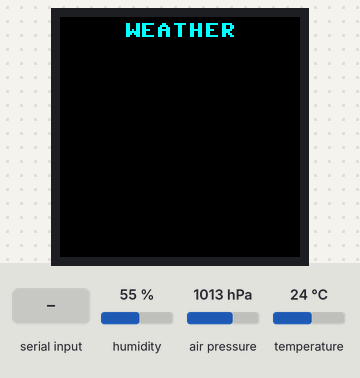
A program run on a simulated ESP32 board running MicroPython. Shown: 240×240 colour display. Inputs (shaded band) come from the test bench; at power-on: humidity 55 %, air pressure 1013 hPa, temperature 24 °C. What the program prints to the serial console is not drawn.

Above: at 0.86 s.
At 1.9 s:
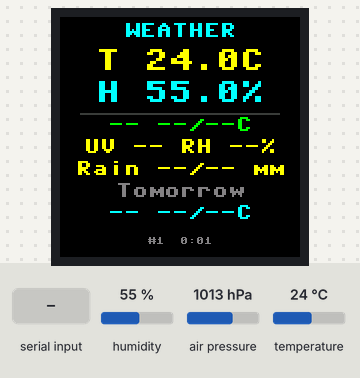
2.0 s: "WX," typed at the serial console, then Enter
At 10.95 s:
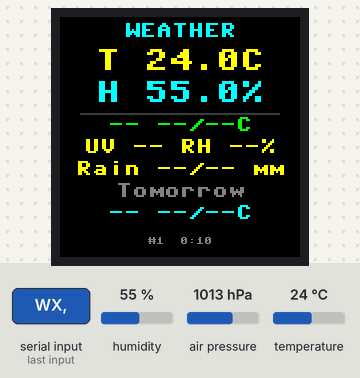
Timing chart, 0 to 11.0 s (numbered marks = the images above; inputs shaded):
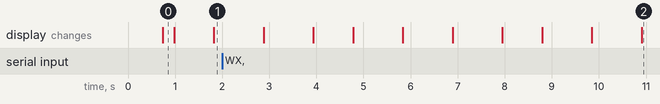

Measured:
- after the input at 2.0 s, the display: first changes after 0.88 s (image 2 shows a later state)

The program:

main.py
```python
"""ESP32-S3 室内气象站 · 采集端（本地传感 + 电脑下发天气 + 串口上报）。

部署方法：用 Thonny 打开本文件，另存为开发板上的 `main.py`，之后每次上电自动运行。

板子不联网。天气由电脑端通过串口下发，格式：

    WX,<城市>,<天气>,<最高温>,<最低温>,<紫外线>,<明日天气>,
       <今日降水mm>,<明日降水mm>,<室外湿度%>,<明日最高温>,<明日最低温>

板子每 LOG_SEC 秒上报一行（供电脑端解析入库）：

    DATA2,<温度>,<湿度>,<气压hPa>,<海拔m>,<城市>,<天气>,<最高温>,<最低温>,
          <紫外线>,<明日天气>,<今日降水>,<明日降水>,<室外湿度>,<明日最高温>,
          <明日最低温>

硬件接线：

    1.54" IPS 屏 ST7789 (SPI) : SCL=GPIO4  SDA=GPIO5  RES=GPIO6  DC=GPIO7
                                CS=GPIO15  BLK=GPIO16  VCC=3V3  GND=GND
    AHT20 + BMP280      (I2C) : SCL=GPIO10 SDA=GPIO9   VDD=3V3  GND=GND
"""

from machine import Pin, SPI, I2C
import framebuf
import time

# ================= 屏幕 ST7789（SPI） =================
PIN_SCK, PIN_MOSI = 4, 5
PIN_RST, PIN_DC, PIN_CS, PIN_BLK = 6, 7, 15, 16
W, H = 240, 240

spi = SPI(2, baudrate=20_000_000, polarity=0, phase=0,
          sck=Pin(PIN_SCK), mosi=Pin(PIN_MOSI))
dc = Pin(PIN_DC, Pin.OUT, value=0)
cs = Pin(PIN_CS, Pin.OUT, value=1)
rst = Pin(PIN_RST, Pin.OUT, value=1)
blk = Pin(PIN_BLK, Pin.OUT, value=0)


def wr_cmd(c):
    dc(0); cs(0)
    spi.write(bytes([c]))
    cs(1)


def wr_data(buf):
    dc(1); cs(0)
    spi.write(buf)
    cs(1)


def lcd_init():
    rst(0); time.sleep_ms(20)
    rst(1); time.sleep_ms(120)
    seq = (
        (0x01, None, 150), (0x11, None, 120), (0x3A, b'\x55', 10),
        (0x36, b'\x00', 0), (0xB2, b'\x0c\x0c\x00\x33\x33', 0),
        (0xB7, b'\x35', 0), (0xBB, b'\x19', 0), (0xC0, b'\x2c', 0),
        (0xC2, b'\x01', 0), (0xC3, b'\x12', 0), (0xC4, b'\x20', 0),
        (0xC6, b'\x0f', 0), (0xD0, b'\xa4\xa1', 0), (0x21, None, 0),
        (0x13, None, 10), (0x29, None, 100),
    )
    for c, data, delay in seq:
        wr_cmd(c)
        if data:
            wr_data(data)
        if delay:
            time.sleep_ms(delay)


def set_window(x0, y0, x1, y1):
    wr_cmd(0x2A); wr_data(bytes([x0 >> 8, x0 & 0xFF, x1 >> 8, x1 & 0xFF]))
    wr_cmd(0x2B); wr_data(bytes([y0 >> 8, y0 & 0xFF, y1 >> 8, y1 & 0xFF]))
    wr_cmd(0x2C)


def fill_rect(x, y, w, h, color):
    set_window(x, y, x + w - 1, y + h - 1)
    line = bytes([color >> 8, color & 0xFF]) * w
    dc(1); cs(0)
    for _ in range(h):
        spi.write(line)
    cs(1)


def fill(color):
    fill_rect(0, 0, W, H, color)


def text(s, x, y, fg=0xFFE0, bg=0x0000, scale=2):
    cols = 8 * len(s)
    fb = framebuf.FrameBuffer(bytearray(cols), cols, 8, framebuf.MONO_VLSB)
    fb.fill(0)
    fb.text(s, 0, 0, 1)
    set_window(x, y, x + cols * scale - 1, y + 8 * scale - 1)
    dc(1); cs(0)
    for yy in range(8):
        row = bytearray()
        for xx in range(cols):
            c = fg if fb.pixel(xx, yy) else bg
            row += bytes([c >> 8, c & 0xFF]) * scale
        for _ in range(scale):
            spi.write(row)
    cs(1)


def ctext(s, y, fg, scale=2):
    text(s, (W - len(s) * 8 * scale) // 2, y, fg, 0x0000, scale)


def ctext_fit(s, y, fg):
    """每字符宽 8*scale，超过 15 字符时自动用小一号，避免画出屏幕外。"""
    ctext(s, y, fg, 2 if len(s) <= 15 else 1)


def mm1(v):
    """降水量留一位小数，让行宽保持稳定。"""
    try:
        return "%.1f" % float(v)
    except (TypeError, ValueError):
        return str(v)[:4]


# ================= 传感器（I2C） =================
i2c = I2C(0, scl=Pin(10), sda=Pin(9), freq=400000)
found = i2c.scan()


class AHT20:
    def __init__(self, i2c, addr=0x38):
        self.i2c, self.addr = i2c, addr
        time.sleep_ms(40)
        if not (self.i2c.readfrom(self.addr, 1)[0] & 0x08):
            self.i2c.writeto(self.addr, b'\xbe\x08\x00')
            time.sleep_ms(10)

    def read(self):
        self.i2c.writeto(self.addr, b'\xac\x33\x00')
        time.sleep_ms(80)
        d = self.i2c.readfrom(self.addr, 7)
        if d[0] & 0x80:
            return None, None
        raw_h = ((d[1] << 16) | (d[2] << 8) | d[3]) >> 4
        raw_t = ((d[3] & 0x0F) << 16) | (d[4] << 8) | d[5]
        return raw_t * 200.0 / 1048576.0 - 50.0, raw_h * 100.0 / 1048576.0


class BMP280:
    def __init__(self, i2c, addr):
        self.i2c, self.addr = i2c, addr
        self.calib = i2c.readfrom_mem(addr, 0x88, 24)
        i2c.writeto_mem(addr, 0xF4, b'\x57')
        i2c.writeto_mem(addr, 0xF5, b'\x90')
        time.sleep_ms(100)

    def _u16(self, i):
        return self.calib[i] | (self.calib[i + 1] << 8)

    def _s16(self, i):
        v = self._u16(i)
        return v - 0x10000 if v & 0x8000 else v

    def read(self):
        d = self.i2c.readfrom_mem(self.addr, 0xF7, 6)
        adc_p = (d[0] << 12) | (d[1] << 4) | (d[2] >> 4)
        adc_t = (d[3] << 12) | (d[4] << 4) | (d[5] >> 4)
        t1, t2, t3 = self._u16(0), self._s16(2), self._s16(4)
        p1 = self._u16(6)
        p = [self._s16(8 + 2 * i) for i in range(8)]
        v1 = (((adc_t >> 3) - (t1 << 1)) * t2) >> 11
        v2 = (((((adc_t >> 4) - t1) ** 2) >> 12) * t3) >> 14
        t_fine = v1 + v2
        temp = ((t_fine * 5 + 128) >> 8) / 100.0
        var1 = t_fine - 128000
        var2 = var1 * var1 * p[4] + ((var1 * p[3]) << 17) + (p[2] << 35)
        var1 = ((var1 * var1 * p[1]) >> 8) + ((var1 * p[0]) << 12)
        var1 = (((1 << 47) + var1) * p1) >> 33
        if var1 == 0:
            return temp, None
        pp = 1048576 - adc_p
        pp = (((pp << 31) - var2) * 3125) // var1
        v1 = (p[7] * (pp >> 13) * (pp >> 13)) >> 25
        v2 = (p[6] * pp) >> 19
        pp = ((pp + v1 + v2) >> 8) + (p[5] << 4)
        return temp, pp / 25600.0        # hPa


aht = AHT20(i2c)
bmp = BMP280(i2c, 0x76 if 0x76 in found else 0x77)

SEA_LEVEL = 1013.25      # 标准海平面气压，要更准就换成当地气象台的数值
LOG_SEC = 600            # 本地采样间隔（秒），600 = 10 分钟
WXREQ_SEC = 1800         # 每隔这么久向电脑请求一次刷新天气


# ================= 天气（由电脑下发） =================
WX = {"city": "--", "cond": "--", "hi": "--", "lo": "--", "uv": "--",
      "cond2": "--", "hi2": "--", "lo2": "--", "rain": "--", "rain2": "--",
      "out_h": "--"}


def data2_line(t, h, pa, alt):
    """按电脑端解析顺序拼一行上报数据（顺序与 WEATHER_COLS 一致）。"""
    return ("DATA2,%.2f,%.2f,%.1f,%.0f,%s,%s,%s,%s,%s,%s,%s,%s,%s,%s,%s"
            % (t, h, pa, alt, WX["city"], WX["cond"], WX["hi"], WX["lo"],
               WX["uv"], WX["cond2"], WX["rain"], WX["rain2"], WX["out_h"],
               WX["hi2"], WX["lo2"]))


def handle_wx_line(line):
    """解析 WX,城市,天气,高,低,紫外线,明日,降水,降水,湿度,明日高,明日低"""
    parts = line.split(",")
    if len(parts) != 12:
        return
    (city, cond, hi, lo, uv, cond2, rain, rain2, out_h, hi2,
     lo2) = parts[1:]
    if city: WX["city"] = city
    if cond: WX["cond"] = cond
    if hi:   WX["hi"] = hi
    if lo:   WX["lo"] = lo
    if uv:   WX["uv"] = uv
    if cond2:  WX["cond2"] = cond2
    if hi2:  WX["hi2"] = hi2
    if lo2:  WX["lo2"] = lo2
    if rain: WX["rain"] = rain
    if rain2: WX["rain2"] = rain2
    if out_h: WX["out_h"] = out_h
    draw_weather_rows()
    # 收到新天气后立刻补发一条 DATA2，电脑端数据库马上有完整记录
    try:
        t, h = aht.read()
        pt, pa = bmp.read()
        if t is not None and pa:
            alt = 44330 * (1 - (pa / SEA_LEVEL) ** 0.1903)
            print(data2_line(t, h, pa, alt))
    except Exception as e:
        print("WXDATA: 补发读数失败 -", e)
    print("WXOK")            # 回执，电脑端据此知道下发成功


def wait_weather(timeout_ms=15000):
    """打印 WXREQ 后限时等待电脑回 WX 行。
    用 input() 而不是 UART：USB CDC 串口只挂在这一个通道上，
    且请求后立刻读、期间不干别的，数据不会被 REPL 抢走。"""
    print("WXREQ")
    deadline = time.ticks_add(time.ticks_ms(), timeout_ms)
    line = ""
    while time.ticks_diff(deadline, time.ticks_ms()) > 0:
        try:
            line = input().strip()
            if line.startswith("WX,"):
                handle_wx_line(line)
                return True
        except (OSError, ValueError, EOFError):
            pass
        time.sleep_ms(100)
    return False


# ================= 启动 =================
lcd_init()
blk(1)
fill(0x0000)
ctext("WEATHER", 6, 0x07FF, 2)
print("BOOT")

t0 = time.ticks_ms()
count = 0
next_log = 0
next_wx = 2              # 启动 2 秒后就先要一次天气，屏幕尽快有内容


WEATHER_TOP = 100        # 天气区域顶部（96 的横线以下）
WEATHER_BOTTOM = 216     # 底部状态行的上沿，低于这里不再重绘


def draw_local_rows(t, h):
    """本地温湿度：先擦干净再画，避免旧数值留下残影。"""
    fill_rect(0, 24, W, WEATHER_TOP - 24, 0x0000)
    ctext("T %.1fC" % t, 32, 0xFFE0, 3)
    ctext("H %.1f%%" % h, 64, 0x07FF, 3)
    fill_rect(20, 96, W - 40, 2, 0x39E7)     # 分隔线


def draw_weather_rows():
    """室外天气：城市不再上屏，省下的空间给明日天气和温度区间。"""
    fill_rect(0, WEATHER_TOP, W, WEATHER_BOTTOM - WEATHER_TOP, 0x0000)
    y = WEATHER_TOP
    ctext_fit("%s %s/%sC" % (WX["cond"], WX["hi"], WX["lo"]), y, 0x07E0)
    y += 22
    ctext_fit("UV %s RH %s%%" % (WX["uv"][:5], WX["out_h"]), y, 0xFFE0)
    y += 22
    ctext_fit("Rain %s/%s mm" % (mm1(WX["rain"]), mm1(WX["rain2"])),
              y, 0xFFE0)
    y += 22
    ctext_fit("Tomorrow", y, 0x8410)
    y += 22
    ctext_fit("%s %s/%sC" % (WX["cond2"], WX["hi2"], WX["lo2"]), y, 0x07FF)


while True:
    now = time.ticks_diff(time.ticks_ms(), t0) // 1000

    if now >= next_wx:
        wait_weather()
        next_wx += WXREQ_SEC

    if now >= next_log:
        t, h = aht.read()
        pt, pa = bmp.read()
        if t is None or not pa:
            next_log = now + 30              # 读取失败，30 秒后重试
        else:
            alt = 44330 * (1 - (pa / SEA_LEVEL) ** 0.1903)
            count += 1
            next_log = now + LOG_SEC

            # 屏幕上半部分：本地温湿度（气压/海拔只上传，不再显示）
            draw_local_rows(t, h)
            draw_weather_rows()

            # 串口输出（电脑端按这行解析）
            print(data2_line(t, h, pa, alt))

    # 底部状态行：每秒刷新，用来确认程序还在运行
    ctext("#%d  %d:%02d" % (count, now // 60, now % 60), 220, 0x8410, 1)
    time.sleep_ms(200)
```
